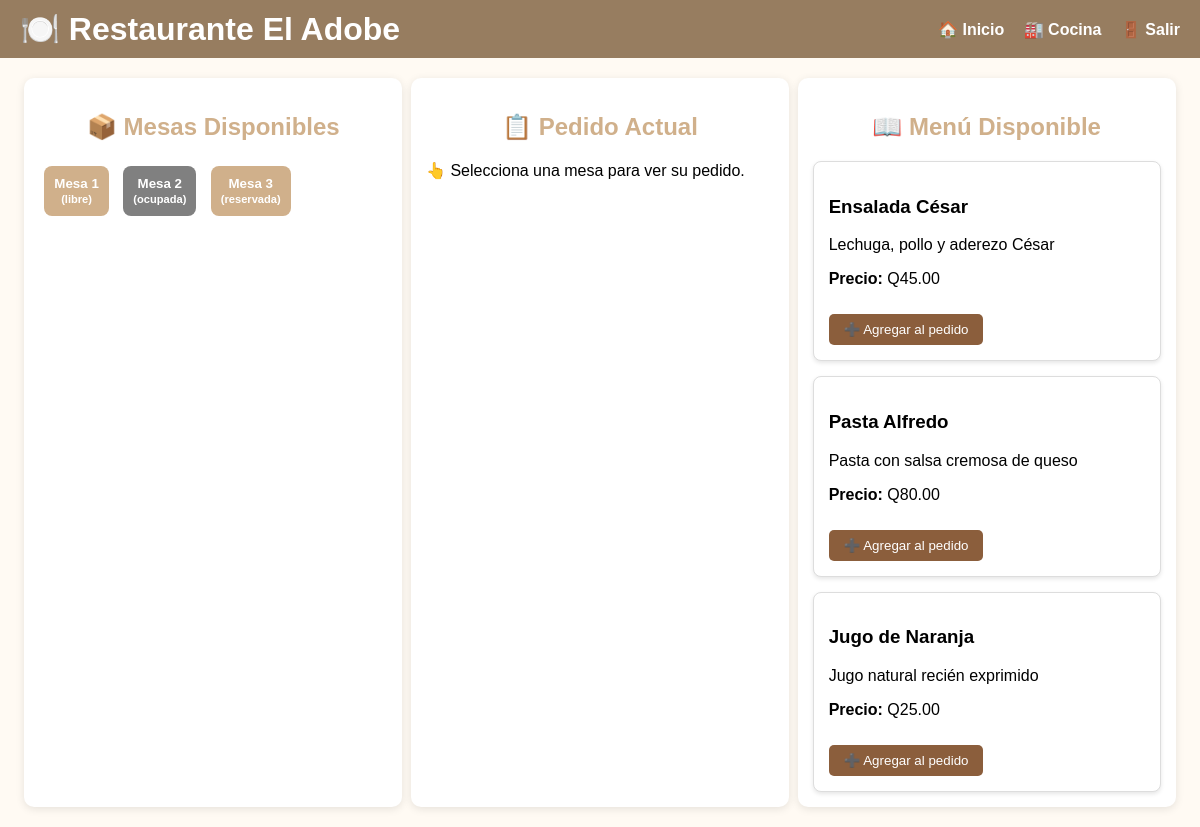
The page /modulo_ventas/vista/index.php on the database its author committed.
### tables this page shows
CREATE TABLE mesas (
    id_mesa INT AUTO_INCREMENT PRIMARY KEY,
    numero INT NOT NULL UNIQUE,
    capacidad INT DEFAULT 4,
    estado ENUM('libre', 'ocupada', 'reservada') DEFAULT 'libre',
    id_mesero_asignado INT NULL,
    CONSTRAINT fk_mesas_usuarios
        FOREIGN KEY (id_mesero_asignado) REFERENCES usuarios(id_usuario)
        ON DELETE SET NULL
        ON UPDATE CASCADE
);

CREATE TABLE menu (
    id_menu INT AUTO_INCREMENT PRIMARY KEY,
    nombre VARCHAR(100) NOT NULL,
    descripcion TEXT,
    precio DECIMAL(10,2) NOT NULL,
    id_categoria INT NOT NULL,
    activo BOOLEAN DEFAULT TRUE,
    CONSTRAINT fk_menu_categorias
        FOREIGN KEY (id_categoria) REFERENCES categorias(id_categoria)
        ON UPDATE CASCADE
        ON DELETE CASCADE
);

### modulo_ventas/modelo/Conexion.php (called while the page is built, shortened)
<?php
class Conexion
{
    private $host = "localhost";
    private $usuario = "root";
    private $password = "cesar123";
    private $baseDatos = "venta_adobe";
    private $port = "3306";
    private $conexion;
    public function __construct()
    {
        $this->conexion = new mysqli(
            $this->host,
            $this->usuario,
            $this->password,
            $this->baseDatos,
            $this->port
        );
        $this->conexion->set_charset("utf8");
    }
    public function getConexion()
    {
        return $this->conexion;
    }
}
?>

### modulo_ventas/modelo/MesaDao.php (called while the page is built, shortened)
<?php
require_once("Conexion.php");
class MesaDAO {
    private $conexion;
    public function __construct() {
        $this->conexion = new Conexion();
    }
    public function listarMesas() {
        $sql = "SELECT m.id_mesa, m.numero, m.capacidad, m.estado,
                       u.nombre_completo AS mesero
                FROM Mesas m
                LEFT JOIN Usuarios u ON m.id_mesero_asignado = u.id_usuario
                ORDER BY m.numero ASC";
        $resultado = $this->conexion->getConexion()->query($sql);
        $mesas = [];
        while ($fila = $resultado->fetch_assoc()) {
            $mesas[] = $fila;
        }
        return $mesas;
    }
}
?>

### modulo_ventas/modelo/MenuDAO.php (called while the page is built, shortened)
<?php
require_once("Conexion.php");
class MenuDAO
{
    private $conexion;
    public function __construct()
    {
        $this->conexion = new Conexion();
    }
    public function listarMenu()
{
    $sql = "SELECT id_menu, nombre, descripcion, precio FROM menu";
    $resultado = $this->conexion->getConexion()->query($sql);
    $menu = [];
    while ($fila = $resultado->fetch_assoc()) {
        $menu[] = $fila;
    }
    return $menu;
}
}
?>

### modulo_ventas/vista/index.php (the view, shortened to what this page needs)
<?php
require_once("../Controlador/MenuControlador.php");
require_once("../Controlador/PedidoControlador.php");
require_once("../Modelo/MesaDAO.php");
$menuControlador = new MenuControlador();
$pedidoControlador = new PedidoControlador();
$mesaDAO = new MesaDAO();
$mesas = $mesaDAO->listarMesas();
$id_usuario = 2;
$id_mesa = isset($_GET['mesa']) ? intval($_GET['mesa']) : null;
?>
<!DOCTYPE html>
<html lang="es">
<head>
    <link rel="stylesheet" href="css/style.css">
    <link rel="stylesheet" href="css/pedidos.css">
</head>
<body>
<header>
    <h1>🍽️ Restaurante El Adobe</h1>
    <nav>
        <a href="index.php">🏠 Inicio</a>
        <a href="cocina.php" target="_blank">🏭 Cocina</a>
        <a href="#">🚪 Salir</a>
    </nav>
</header>
<main>
    <section>
        <h2>📦 Mesas Disponibles</h2>
        <div id="contenedor-mesas">
            <?php foreach ($mesas as $m): ?>
                <form method="GET" style="display:inline;">
                    <button type="submit" class="mesa-btn <?= ($m['estado'] === 'ocupada') ? 'ocupada' : 'libre' ?>">
                        Mesa <?= $m['numero'] ?><br>
                        <small>(<?= $m['estado'] ?>)</small>
                    </button>
                </form>
            <?php endforeach; ?>
        </div>
    </section>
    <section>
        <h2>📋 Pedido Actual</h2>
        <div id="pedido">
            <?php
            if ($id_mesa) {
                echo $pedidoControlador->mostrarPedidoMesa($id_mesa, $id_usuario);
            } else {
                echo "<p>👆 Selecciona una mesa para ver su pedido.</p>";
            }
            ?>
        </div>
    </section>
    <section>
        <h2>📖 Menú Disponible</h2>
        <div id="menu">
            <?= $menuControlador->obtenerMenu(); ?>
        </div>
    </section>
</main>
</body>
</html>

### modulo_ventas/controlador/MenuControlador.php (shortened to what this page needs)
<?php
require_once("../Modelo/MenuDAO.php");
class MenuControlador {
    private $menuDAO;
    public function __construct() {
        $this->menuDAO = new MenuDAO();
    }
    public function obtenerMenu() {
        $menu = $this->menuDAO->listarMenu();
        $html = "<div class='menu-container'>";
        foreach ($menu as $plato) {
            $html .= "
                <div class='plato-card'>
                    <h3>{$plato['nombre']}</h3>
                    <p>{$plato['descripcion']}</p>
                    <p><strong>Precio:</strong> Q{$plato['precio']}</p>
                    <button class='agregar-btn' data-id='{$plato['id_menu']}' data-precio='{$plato['precio']}'>
                        ➕ Agregar al pedido
                    </button>
                </div>
            ";
        }
        $html .= "</div>";
        return $html;
    }
}
?>

### modulo_ventas/vista/css/style.css (style rules this page uses)
body { font-family: Arial, sans-serif; margin: 0; background-color: #fffaf3; }
header { background-color: rgb(151, 125, 96); color: white; padding: 10px 20px; display: flex; justify-content: space-between; align-items: center; }
header h1 { margin: 0; }
nav a { color: white; margin-left: 15px; text-decoration: none; font-weight: bold; }
main { display: flex; justify-content: space-around; margin: 20px; }
section { background: white; border-radius: 10px; padding: 15px; width: 30%; box-shadow: 0 2px 8px rgba(0,0,0,0.1); }
h2 { text-align: center; color: #d0b08b; }
#contenedor-mesas button { margin: 5px; padding: 10px; border: none; border-radius: 8px; background-color: #d0b08b; color: white; font-weight: bold; cursor: pointer; }
#contenedor-mesas button.ocupada { background-color: gray; cursor: not-allowed; }
.mesa-btn { padding: 15px; margin: 5px; border: 2px solid #ddd; border-radius: 8px; background: white; cursor: pointer; transition: all 0.3s; }
.mesa-btn.ocupada { background-color: #f8d7da; border-color: #f5c6cb; }
.menu-container { display: grid; grid-template-columns: repeat(auto-fill, minmax(250px, 1fr)); gap: 15px; margin-top: 15px; }
.plato-card { border: 1px solid #ddd; border-radius: 8px; padding: 15px; background: white; box-shadow: 0 2px 4px rgba(0,0,0,0.1); }
.agregar-btn { background-color: #8b5e3c; color: white; border: none; padding: 8px 15px; border-radius: 5px; cursor: pointer; margin-top: 10px; }

### rows shown on the page
mesas: numero "1", estado "libre"
mesas: numero "2", estado "ocupada"
mesas: numero "3", estado "reservada"
menu: nombre "Ensalada César", descripcion "Lechuga, pollo y aderezo César", precio "45.00"
menu: nombre "Pasta Alfredo", descripcion "Pasta con salsa cremosa de queso", precio "80.00"
menu: nombre "Jugo de Naranja", descripcion "Jugo natural recién exprimido", precio "25.00"
